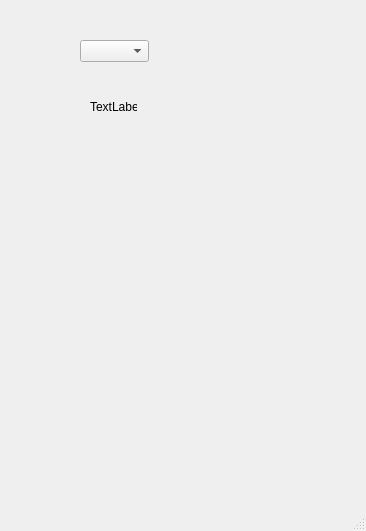
<?xml version="1.0" encoding="UTF-8"?>
<ui version="4.0">
 <class>MainWindow</class>
 <widget class="QMainWindow" name="MainWindow">
  <property name="geometry">
   <rect>
    <x>0</x>
    <y>0</y>
    <width>366</width>
    <height>531</height>
   </rect>
  </property>
  <property name="windowTitle">
   <string>MainWindow</string>
  </property>
  <widget class="QWidget" name="centralwidget">
   <widget class="QLabel" name="photo_label">
    <property name="geometry">
     <rect>
      <x>90</x>
      <y>100</y>
      <width>47</width>
      <height>13</height>
     </rect>
    </property>
    <property name="text">
     <string>TextLabel</string>
    </property>
   </widget>
   <widget class="QComboBox" name="comboBox">
    <property name="geometry">
     <rect>
      <x>80</x>
      <y>40</y>
      <width>69</width>
      <height>22</height>
     </rect>
    </property>
   </widget>
  </widget>
  <widget class="QMenuBar" name="menubar">
   <property name="geometry">
    <rect>
     <x>0</x>
     <y>0</y>
     <width>366</width>
     <height>21</height>
    </rect>
   </property>
  </widget>
  <widget class="QStatusBar" name="statusbar"/>
 </widget>
 <resources/>
 <connections/>
</ui>
